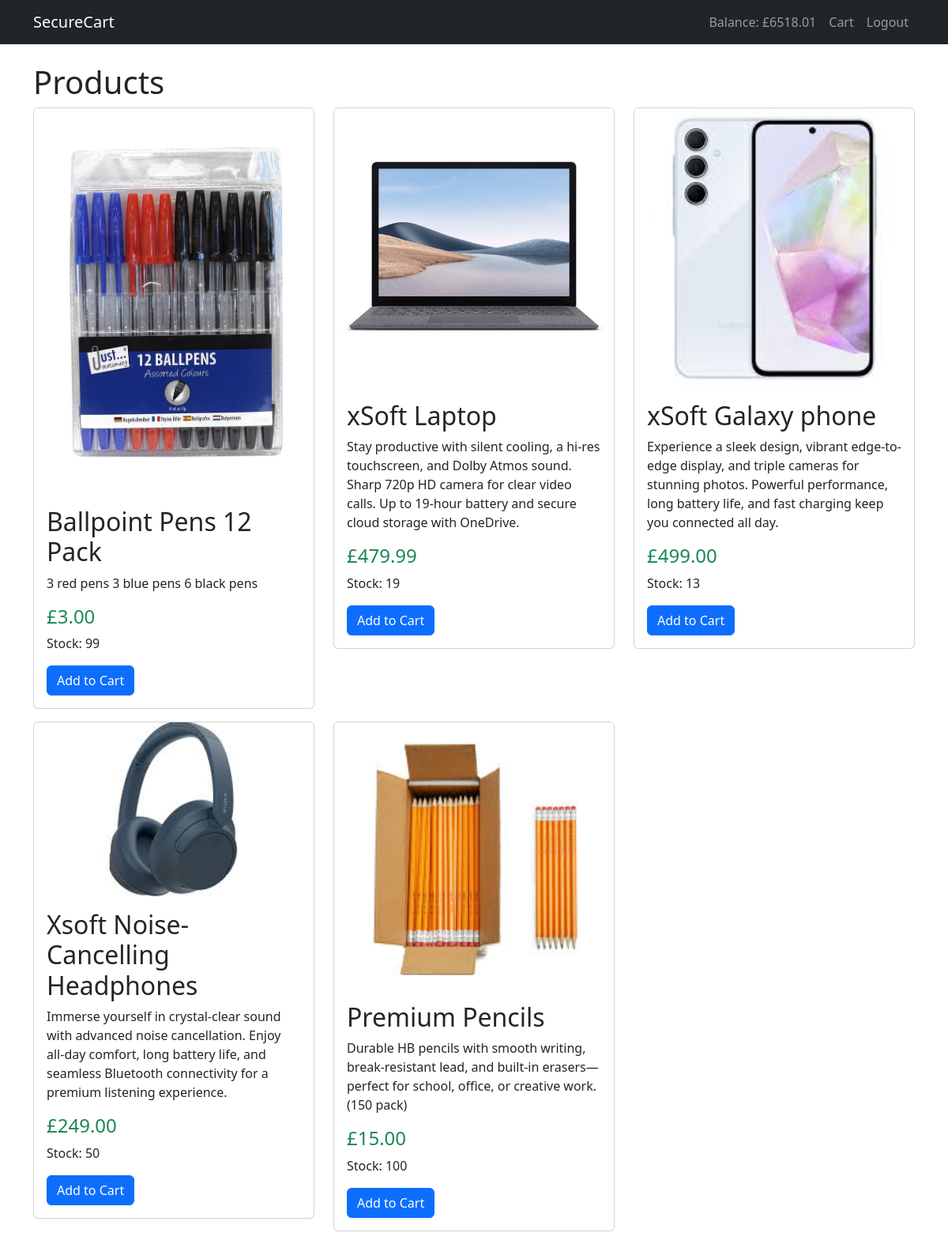
Page / (signed in) on the committed database.
### shop/models.py (models this page shows, shortened)
class Userbalance(AbstractUser):
    balance = models.DecimalField(max_digits=10, decimal_places=2, default=0.00)
    groups = models.ManyToManyField(
        "auth.Group",
        related_name="userbalance_set",  #Fix clashes with Django default configurations
        blank=True
    )
    user_permissions = models.ManyToManyField(
        "auth.Permission",
        related_name="userbalance_set",  # Fix clashes with Django's default permissions system
        blank=True
    )

class Product(models.Model):
    name = models.CharField(max_length=255)
    description = models.TextField()
    price = models.DecimalField(max_digits=10, decimal_places=2, verbose_name="Price (£)")
    stock = models.IntegerField()
    image = models.ImageField(upload_to='products/', blank=True, null=True)

### shop/views.py (the view)
# urls.py: path('', views.product_list, name='product_list'), #products on homepage
def product_list(request):
    products = Product.objects.all() #Ensure this fetches all products
    return render(request, 'shop/product_list.html', {'products': products})

### shop/templates/shop/product_list.html
{% extends 'shop/base.html' %}
{% block content %}
<h1>Products</h1>
<div class="row">
    {% for product in products %}
        <div class="col-md-4">
            <div class="card mb-3">
                {% if product.image %}
                    <img src="{{ product.image.url }}" class="card-img-top" alt="{{ product.name }}">
                {% endif %}
                <div class="card-body">
                    <h2 class="card-title">{{ product.name }}</h2>
                    <p class="card-text">{{ product.description }}</p>
                    <h4 class="text-success">£{{ product.price }}</h4>
                    <p>Stock: {{ product.stock }}</p>
                    {% if user.is_authenticated %}
                        <a href="{% url 'add_to_cart' product.id %}" class="btn btn-primary">Add to Cart</a>
                    {% else %}
                        <p class="text-danger">You must <a href="{% url 'login' %}">log in</a> to add items to the cart.</p>
                    {% endif %}
                </div>
            </div>
        </div>
    {% empty %}
        <p>No products available.</p>
    {% endfor %}
</div>
{% endblock %}

### shop/templates/shop/base.html (shortened to what this page needs)
<!DOCTYPE html>
<html lang="en">
<head>
    <link rel="stylesheet" href="https://cdn.jsdelivr.net/npm/bootstrap@5.3.0/dist/css/bootstrap.min.css">
</head>
<body>
    <nav class="navbar navbar-expand-lg navbar-dark bg-dark">
        <div class="container">
            <a class="navbar-brand" href="{% url 'product_list' %}">SecureCart</a>
            <div class="collapse navbar-collapse">
                <ul class="navbar-nav ms-auto">
                    {% if user.is_authenticated %}
                        <li class="nav-item">
                            <span class="nav-link">Balance: £{{ user.balance }}</span>
                        </li>
                        <li class="nav-item"><a class="nav-link" href="{% url 'cart' %}">Cart</a></li>
                        <li class="nav-item">
                            <form method="post" action="{% url 'logout' %}">
                                <button type="submit" class="btn btn-link nav-link" style="border: none; background: none; cursor: pointer;">
                                    Logout
                                </button>
                            </form>
                        </li>
                    {% else %}
                        <li class="nav-item"><a class="nav-link" href="{% url 'login' %}">Login</a></li>
                        <li class="nav-item"><a class="nav-link" href="{% url 'signup' %}">Sign Up</a></li>
                    {% endif %}
                </ul>
            </div>
        </div>
    </nav>
    <div class="container mt-4">
        {% block content %}{% endblock %}
    </div>
</body>
</html>

### rows in the picture
Userbalance: balance "6518.01"
Product: image (picture), name "Ballpoint Pens 12 Pack", description "3 red pens 3 blue pens 6 black pens", price "3.00", stock "99"
Product: image (picture), name "xSoft Laptop", description "Stay productive with silent cooling, a hi-res touchscreen, and Dolby Atmos sound. Sharp 720p HD camera for clear video calls. Up to 19-hour battery and secure cloud storage with OneDrive.", price "479.99", stock "19"
Product: image (picture), name "xSoft Galaxy phone", description "Experience a sleek design, vibrant edge-to-edge display, and triple cameras for stunning photos. Powerful performance, long battery life, and fast charging keep you connected all day.", price "499.00", stock "13"
Product: image (picture), name "Xsoft Noise-Cancelling Headphones", description "Immerse yourself in crystal-clear sound with advanced noise cancellation. Enjoy all-day comfort, long battery life, and seamless Bluetooth connectivity for a premium listening experience.", price "249.00", stock "50"
Product: image (picture), name "Premium Pencils", description "Durable HB pencils with smooth writing, break-resistant lead, and built-in erasers—perfect for school, office, or creative work. (150 pack)", price "15.00", stock "100"
